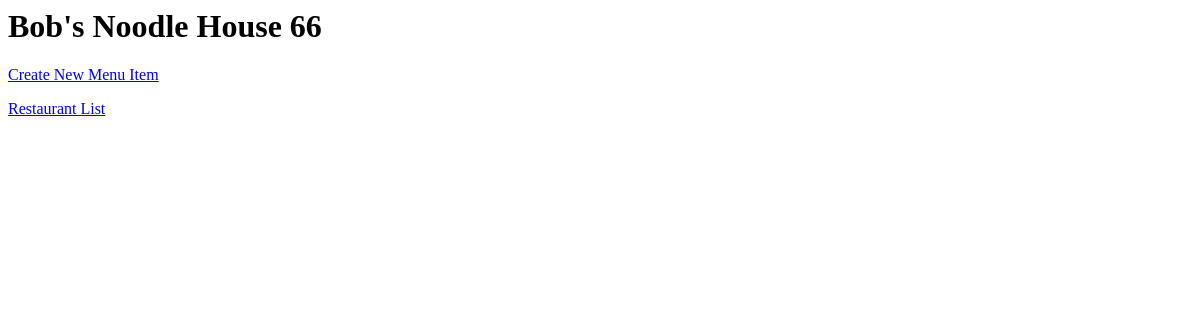
The app's page /restaurants/17/, older data.
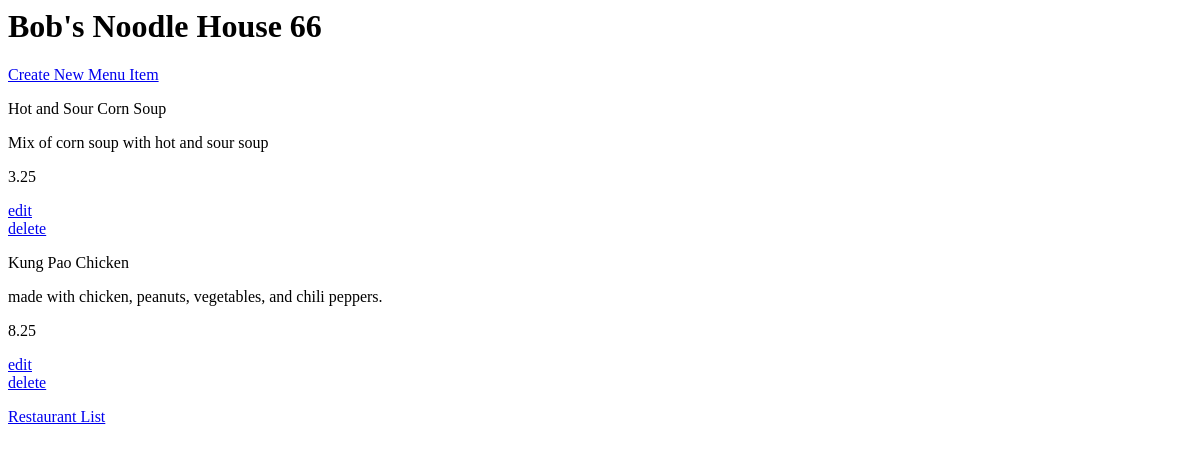
The same page, newer data.
### database_setup.py (models this page shows)
class Restaurant(Base):
    __tablename__ = 'restaurant'
    name = Column(String(80), nullable = False)
    id = Column(Integer, primary_key = True)

class MenuItem(Base):
    __tablename__ = 'menu_item'
    name = Column(String(80), nullable = False)
    id = Column(Integer, primary_key = True)
    course = Column(String(250))
    description = Column(String(250))
    price = Column(String(8))
    restaurant_id = Column(Integer, ForeignKey('restaurant.id'))
    restaurant = relationship(Restaurant)

### project.py (the view)
@app.route('/restaurants/<int:restaurant_id>/')
def restaurantMenu(restaurant_id = None):
    restaurant = session.query(Restaurant).filter_by(id = restaurant_id).first()
    if restaurant:
        items = session.query(MenuItem).filter_by(restaurant_id = restaurant.id)
        return render_template('menu.html', restaurant=restaurant, items=items)
    else:
        output = ''
        output += "<html><head><title>List Menu Items</title></head><body>"
        output += "<h2>No restaurant data found for ID#{0}</h2></body>".format(restaurant_id)
        return output

### templates/menu.html (shortened to what this page needs)
<html>
<body>
    <h1>{{restaurant.name}}</h1>
    <a href='{{url_for("newMenuItem", restaurant_id = restaurant.id) }}'>Create New Menu Item</a>
    {% for i in items %}
        <div>
            <p>{{i.name}}</p>
            <p>{{i.description}}</p>
            <p>{{i.price}} </p>
        </div>
        <div>
            <a href='{{url_for("editMenuItem", restaurant_id = restaurant.id, menu_id = i.id) }}'>edit</a>
            <a href='{{url_for("deleteMenuItem", restaurant_id = restaurant.id, menu_id = i.id ) }}'>delete</a>
        </div>
    {% endfor %}
    <p>
        <a href= "{{url_for('listRestaurants')}}">Restaurant List</a>
    </p>
</body>
</html>

Row changes from the older to the newer data that the page shows:
added MenuItem: name "Hot and Sour Corn Soup", description "Mix of corn soup with hot and sour soup", price "3.25"
added MenuItem: name "Kung Pao Chicken", description "made with chicken, peanuts, vegetables, and chili peppers.", price "8.25"
